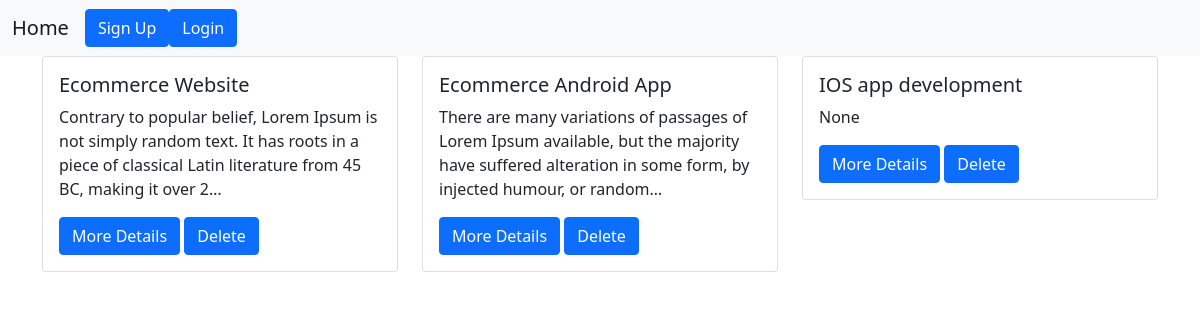
The app's page /projects with its own data.
### projects/models.py (models this page shows, shortened)
class Project(models.Model):
    name = models.CharField(max_length=200,null=True,blank=True)
    description = models.TextField(null=True,blank=True)
    date_created = models.DateTimeField(auto_now_add=True,null=True,blank=True)
    class Meta:
       ordering = ['-date_created']

### projects/views.py (the view)
# urls.py: path('', include('projects.urls')),
def projects(request):
    projects = Project.objects.all()
    return render(request, 'projects/projects.html',{'projects': projects})

### projects/templates/projects/projects.html
{% extends "base.html" %}
{% load static %}
{% block content %}
<div class="container ">
    <div class="row ">
      {% for project in projects %}
       <div class="col-md-4 " style="border-top: 200px;">
           <div class="card">
             <div class="card-body">
              <h5 class="card-title">{{ project.name }}</h5>
              <p class="card-text">{{ project.description|truncatechars:150  }}</p>
              <a href="{% url 'project-detail' project.id %}" class="btn btn-primary">More Details</a>
              <a href="{% url 'delete-project' project.id %}" class="btn btn-primary">Delete</a>
             </div>
          </div>
       </div>
       {% endfor %}
    </div>
 </div>
{% endblock %}

### records on screen
Project: name "Ecommerce Website", description "Contrary to popular belief, Lorem Ipsum is not simply random text. It has roots in a piece of classical Latin literature from 45 BC, making it over 2…"
Project: name "Ecommerce Android App", description "There are many variations of passages of Lorem Ipsum available, but the majority have suffered alteration in some form, by injected humour, or random…"
Project: name "IOS app development", description "None"
